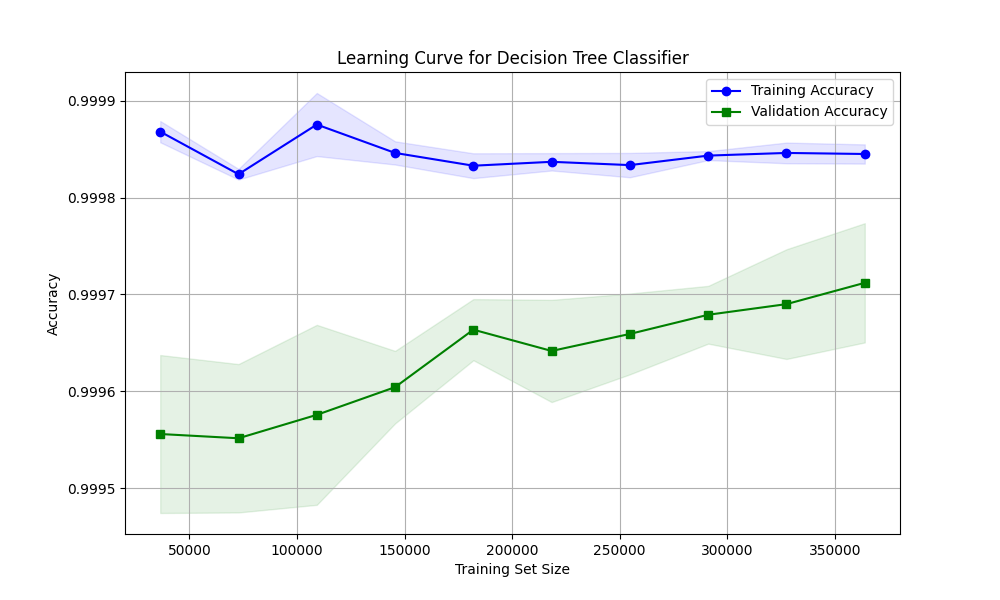

The script that drew this image:
import numpy as np
import pandas
import matplotlib.pyplot as plt
from sklearn.model_selection import learning_curve
from sklearn.tree import DecisionTreeClassifier
from joblib import load
from sklearn.model_selection import train_test_split

path = "./"
data = pandas.read_csv(path+'creditcard_2023.csv')
data = data.dropna(subset=['Class'])

X = data.drop(columns='Class', axis=1)
Y = data['Class']

X_train, X_test, Y_train, Y_test = train_test_split(X, Y,  test_size=0.2, stratify=Y, random_state=1)


best_params = load('DT_random_search.joblib')


decision_tree = DecisionTreeClassifier(random_state=42, **best_params)

# Get learning curve data
train_sizes, train_scores, test_scores = learning_curve(
    decision_tree, X_train, Y_train, cv=5, scoring='accuracy', train_sizes=np.linspace(0.1, 1.0, 10), random_state=42
)

# Compute mean and standard deviation
train_mean = np.mean(train_scores, axis=1)
train_std = np.std(train_scores, axis=1)
test_mean = np.mean(test_scores, axis=1)
test_std = np.std(test_scores, axis=1)

# Plot learning curve
plt.figure(figsize=(10, 6))
plt.plot(train_sizes, train_mean, label="Training Accuracy", color="blue", marker="o")
plt.fill_between(train_sizes, train_mean - train_std, train_mean + train_std, color="blue", alpha=0.1)
plt.plot(train_sizes, test_mean, label="Validation Accuracy", color="green", marker="s")
plt.fill_between(train_sizes, test_mean - test_std, test_mean + test_std, color="green", alpha=0.1)

plt.xlabel("Training Set Size")
plt.ylabel("Accuracy")
plt.title("Learning Curve for Decision Tree Classifier")
plt.legend()
plt.grid()
plt.show()
